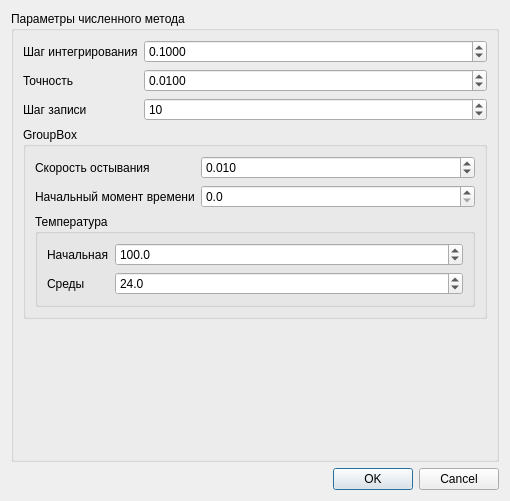
<?xml version="1.0" encoding="UTF-8"?>
<ui version="4.0">
 <class>Dialog</class>
 <widget class="QDialog" name="Dialog">
  <property name="geometry">
   <rect>
    <x>0</x>
    <y>0</y>
    <width>510</width>
    <height>501</height>
   </rect>
  </property>
  <property name="windowTitle">
   <string>Dialog</string>
  </property>
  <layout class="QVBoxLayout" name="verticalLayout">
   <item>
    <widget class="QGroupBox" name="groupBox_2">
     <property name="title">
      <string>Параметры численного метода</string>
     </property>
     <layout class="QFormLayout" name="formLayout_3">
      <item row="0" column="0">
       <widget class="QLabel" name="label_5">
        <property name="text">
         <string>Шаг интегрирования</string>
        </property>
        <property name="buddy">
         <cstring>h</cstring>
        </property>
       </widget>
      </item>
      <item row="0" column="1">
       <widget class="QDoubleSpinBox" name="h">
        <property name="decimals">
         <number>4</number>
        </property>
        <property name="maximum">
         <double>1.000000000000000</double>
        </property>
        <property name="singleStep">
         <double>0.010000000000000</double>
        </property>
        <property name="value">
         <double>0.100000000000000</double>
        </property>
       </widget>
      </item>
      <item row="1" column="0">
       <widget class="QLabel" name="label_6">
        <property name="text">
         <string>Точность</string>
        </property>
        <property name="buddy">
         <cstring>eps</cstring>
        </property>
       </widget>
      </item>
      <item row="1" column="1">
       <widget class="QDoubleSpinBox" name="eps">
        <property name="decimals">
         <number>4</number>
        </property>
        <property name="minimum">
         <double>0.001000000000000</double>
        </property>
        <property name="maximum">
         <double>1.000000000000000</double>
        </property>
        <property name="singleStep">
         <double>0.001000000000000</double>
        </property>
        <property name="value">
         <double>0.010000000000000</double>
        </property>
       </widget>
      </item>
      <item row="2" column="0">
       <widget class="QLabel" name="label_7">
        <property name="text">
         <string>Шаг записи</string>
        </property>
       </widget>
      </item>
      <item row="3" column="0" colspan="2">
       <widget class="QGroupBox" name="groupBox_3">
        <property name="title">
         <string>GroupBox</string>
        </property>
        <layout class="QVBoxLayout" name="verticalLayout_2">
         <item>
          <layout class="QFormLayout" name="formLayout">
           <item row="0" column="0">
            <widget class="QLabel" name="label">
             <property name="text">
              <string>Скорость остывания</string>
             </property>
             <property name="buddy">
              <cstring>k</cstring>
             </property>
            </widget>
           </item>
           <item row="0" column="1">
            <widget class="QDoubleSpinBox" name="k">
             <property name="decimals">
              <number>3</number>
             </property>
             <property name="minimum">
              <double>0.001000000000000</double>
             </property>
             <property name="maximum">
              <double>1.000000000000000</double>
             </property>
             <property name="singleStep">
              <double>0.001000000000000</double>
             </property>
             <property name="value">
              <double>0.010000000000000</double>
             </property>
            </widget>
           </item>
           <item row="1" column="0">
            <widget class="QLabel" name="label_2">
             <property name="text">
              <string>Начальный момент времени</string>
             </property>
             <property name="buddy">
              <cstring>t0</cstring>
             </property>
            </widget>
           </item>
           <item row="1" column="1">
            <widget class="QDoubleSpinBox" name="t0">
             <property name="decimals">
              <number>1</number>
             </property>
            </widget>
           </item>
          </layout>
         </item>
         <item>
          <widget class="QGroupBox" name="groupBox">
           <property name="title">
            <string>Температура</string>
           </property>
           <layout class="QFormLayout" name="formLayout_2">
            <item row="0" column="0">
             <widget class="QLabel" name="label_3">
              <property name="text">
               <string>Начальная</string>
              </property>
              <property name="buddy">
               <cstring>T0</cstring>
              </property>
             </widget>
            </item>
            <item row="0" column="1">
             <widget class="QDoubleSpinBox" name="T0">
              <property name="decimals">
               <number>1</number>
              </property>
              <property name="minimum">
               <double>-275.000000000000000</double>
              </property>
              <property name="maximum">
               <double>200.000000000000000</double>
              </property>
              <property name="value">
               <double>100.000000000000000</double>
              </property>
             </widget>
            </item>
            <item row="1" column="0">
             <widget class="QLabel" name="label_4">
              <property name="text">
               <string>Среды</string>
              </property>
              <property name="buddy">
               <cstring>Tenv</cstring>
              </property>
             </widget>
            </item>
            <item row="1" column="1">
             <widget class="QDoubleSpinBox" name="Tenv">
              <property name="decimals">
               <number>1</number>
              </property>
              <property name="maximum">
               <double>200.000000000000000</double>
              </property>
              <property name="value">
               <double>24.000000000000000</double>
              </property>
             </widget>
            </item>
           </layout>
          </widget>
         </item>
        </layout>
       </widget>
      </item>
      <item row="2" column="1">
       <widget class="QSpinBox" name="spinBox">
        <property name="minimum">
         <number>1</number>
        </property>
        <property name="maximum">
         <number>99999</number>
        </property>
        <property name="value">
         <number>10</number>
        </property>
       </widget>
      </item>
     </layout>
    </widget>
   </item>
   <item>
    <widget class="QDialogButtonBox" name="buttonBox">
     <property name="orientation">
      <enum>Qt::Horizontal</enum>
     </property>
     <property name="standardButtons">
      <set>QDialogButtonBox::Cancel|QDialogButtonBox::Ok</set>
     </property>
    </widget>
   </item>
  </layout>
 </widget>
 <tabstops>
  <tabstop>T0</tabstop>
  <tabstop>Tenv</tabstop>
  <tabstop>k</tabstop>
  <tabstop>t0</tabstop>
  <tabstop>h</tabstop>
  <tabstop>eps</tabstop>
 </tabstops>
 <resources/>
 <connections>
  <connection>
   <sender>buttonBox</sender>
   <signal>accepted()</signal>
   <receiver>Dialog</receiver>
   <slot>accept()</slot>
   <hints>
    <hint type="sourcelabel">
     <x>248</x>
     <y>254</y>
    </hint>
    <hint type="destinationlabel">
     <x>157</x>
     <y>274</y>
    </hint>
   </hints>
  </connection>
  <connection>
   <sender>buttonBox</sender>
   <signal>rejected()</signal>
   <receiver>Dialog</receiver>
   <slot>reject()</slot>
   <hints>
    <hint type="sourcelabel">
     <x>316</x>
     <y>260</y>
    </hint>
    <hint type="destinationlabel">
     <x>286</x>
     <y>274</y>
    </hint>
   </hints>
  </connection>
 </connections>
</ui>
